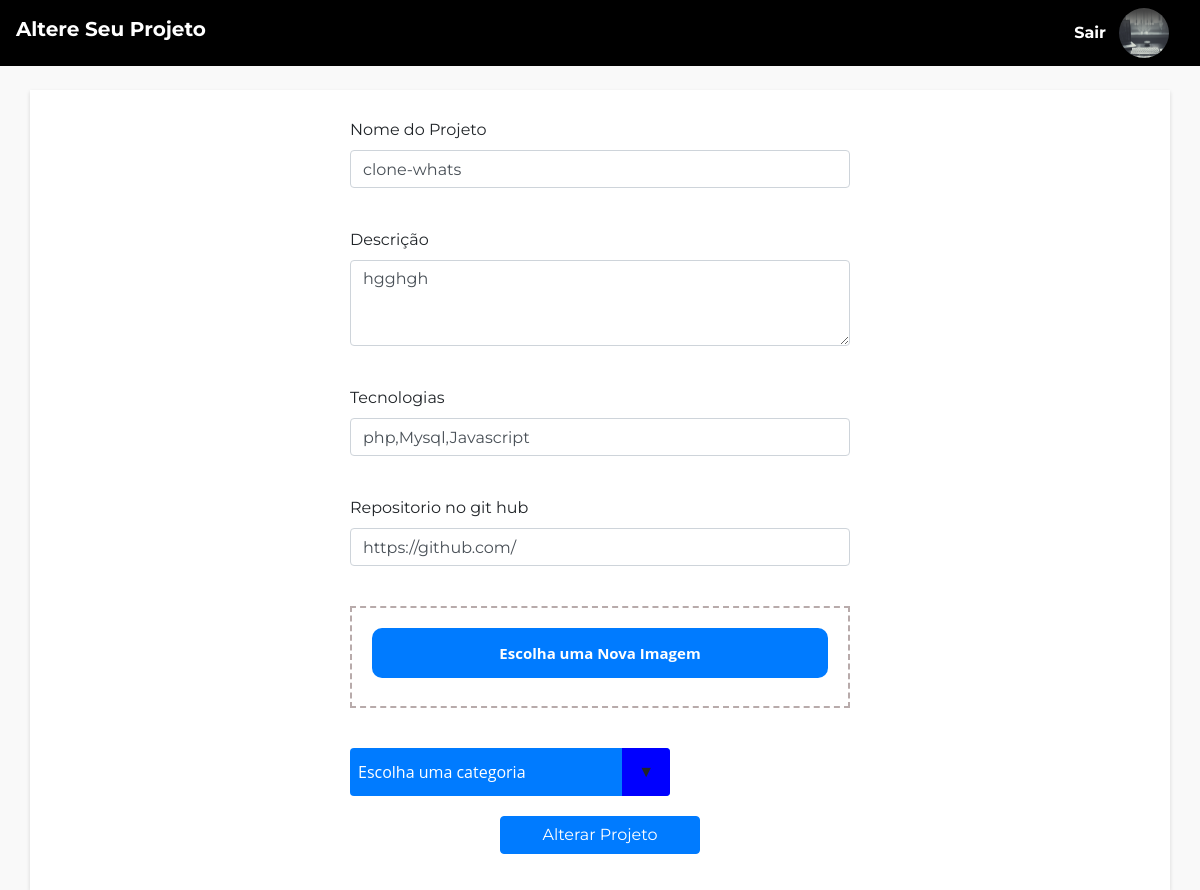
The page /user/alterar.php?id_projeto=61 (signed in) on the database its author committed.
### tables this page shows
CREATE TABLE IF NOT EXISTS `usuario` (
  `id` int(11) NOT NULL AUTO_INCREMENT,
  `nome` varchar(255) NOT NULL,
  `email` varchar(255) NOT NULL,
  `senha` varchar(255) NOT NULL,
  `whatsapp` varchar(255) NOT NULL,
  `quanti_projetos` int(11) DEFAULT NULL,
  `img_profile` varchar(40) DEFAULT NULL,
  PRIMARY KEY (`id`)
);

CREATE TABLE IF NOT EXISTS `projeto` (
  `id_projeto` int(11) NOT NULL AUTO_INCREMENT,
  `nome_projeto` varchar(255) NOT NULL,
  `descricao` varchar(255) NOT NULL,
  `tecnologias` varchar(255) NOT NULL,
  `git_url` varchar(255) NOT NULL,
  `img_url` varchar(255) NOT NULL,
  `id_usuario` int(11) DEFAULT NULL,
  `likes` int(11) DEFAULT NULL,
  `categoria` varchar(255) DEFAULT NULL,
  PRIMARY KEY (`id_projeto`),
  KEY `id_usuario` (`id_usuario`)
);

### user/alterar.php (the view, shortened to what this page needs)
<?php
    include('../config/db.php');
    $id = $_SESSION['usuario'];
    $sql = "select nome,whatsapp,img_profile from usuario where id = '$id'";
    $resposta =  mysqli_query($connection,$sql);
    $usuario = mysqli_fetch_array($resposta);
    $img_endereco = $usuario['img_profile'];
    $id_projeto = $_GET['id_projeto'];
    $sql_alterar = "select * from projeto where id_projeto = '$id_projeto'";
    $res =  mysqli_query($connection,$sql_alterar);
    $projeto = mysqli_fetch_array($res);
    ?>
    <html lang="en">
<head>
    <link rel="stylesheet" href="https://stackpath.bootstrapcdn.com/bootstrap/4.5.0/css/bootstrap.min.css">
    <link href="https://stackpath.bootstrapcdn.com/font-awesome/4.7.0/css/font-awesome.min.css" rel="stylesheet">
    <link rel="stylesheet" href="https://use.fontawesome.com/releases/v5.3.1/css/all.css">
    <link rel="stylesheet" href="../css/criar_projeto.css">
</head>
<body>
    <nav class="navbar navbar-expand-lg navbar-light bg-light">
        <h1 class="navbar-brand user-name" href="#">
           Altere seu Projeto
        </h1>
        <div class="collapse navbar-collapse" id="navbarNav">
            <div class="container nav">
                <ul class="navbar-nav ">
                    <li class="nav-item">
                        <a class="nav-link" href="logout.php">Sair </a>
                    </li>
                </ul>
                <img class="img_profile" src=<?php echo "../user/imagens_perfil/$img_endereco"  ?> alt="">
                </div>
            </div>
        </nav>
        <div class="container-fluid">
            <div class="container principal mt-4">
                  <form class="form-projeto" name="Form1" action="alterar.act.php?id_projeto=<?php echo $id_projeto ?>"  method="POST" enctype="multipart/form-data">
                    <div class="form-group">
                        <label for="nome-projeto">Nome do Projeto</label>
                        <input type="text" class="form-control" id="nome-projeto" name="nome-projeto"  value="<?php echo $projeto['nome_projeto'] ?>">
                    </div>
                    <div class="form-group">
                        <label for="descricao"  >Descrição</label>
                        <textarea class="form-control" id="descricao" name="descricao"   rows="3"><?php echo $projeto['descricao'] ?></textarea>
                    </div>
                    <div class="form-group">
                        <label for="tecnologias">Tecnologias</label>
                        <input type="text" class="form-control" id="tecnologias"  value="<?php echo $projeto['tecnologias'] ?>" name="tecnologias" >
                    </div>
                    <div class="form-group">
                        <label for="git-url">Repositorio no git hub</label>
                        <input type="text" class="form-control"  value="<?php echo $projeto['git_url'] ?>" id="git-url" name="git-url" >
                    </div>
                    <div class="form-input">
                        <label for="file-ip-1">Escolha uma Nova Imagem</label>
                    </div>
                    <div class="select">
                    <select name="format" id="format">
                        <option selected disabled>Escolha uma categoria </option>
                    </select>
                    </div>
                    <button id="criar-projeto"  name="criar-projeto" class="btn btn-primary btn-block">Alterar Projeto</button>
                  </form>
            </div>
        </div>
</body>
</html>

### css/criar_projeto.css (style rules this page uses)
* { margin: 0px; padding: 0px; box-sizing: border-box; }
body { font-family: 'Montserrat', sans-serif; background-color: #f9f9f9; }
.bg-light { background-color: black!important; }
.navbar-light .navbar-nav .nav-link { color:white; font-weight:bold ; font-size: 16px; line-height: 18px; margin-left: 5px; }
.container.nav { display: flex; justify-content: flex-end; width: 100%; }
.navbar-light .navbar-brand { color: white; }
.navbar-brand.user-name { color:white; text-transform: capitalize; font-weight: bold; }
.img_profile { height: 50px; width: 50px; border-radius: 100px; margin-left: 5px; }
.container.principal { background-color: red; height: 100vh; display: flex; justify-content: center; box-shadow: 0 2px 4px rgba(25, 25, 25, 0.15); background-color: white; }
.form-projeto { width: 500px; margin-top: 28px; }
.form-group { margin-bottom: 40px; }
.btn { transition: background-color 2s; width: 200px; margin:0 auto; margin-top: 20px; }
.form-input { width:500px; padding:20px; background:#fff; border:2px dashed rgb(184, 171, 171); margin:0 auto; }
.form-input label { display:block; width:100%; height:50px; line-height:50px; text-align:center; background:#007BFF; color:#fff; font-size:15px; font-family:"Open Sans",sans-serif; font-weight: bold; border-radius:10px; cursor:pointer; }
#descricao { max-height: 100px; }
select { -webkit-appearance:none; -moz-appearance:none; -ms-appearance:none; appearance:none; outline:0; box-shadow:none; border:0!important; background: #007BFF; background-image: none; flex: 1; padding: 0 .5em; color:#fff; cursor:pointer; font-size: 1em; font-family: 'Open Sans', sans-serif; }
.select { position: relative; display: flex; width: 20em; height: 3em; line-height: 3; background: black; overflow: hidden; border-radius: .25em; margin-top: 40px; }
.select::after { content: '\25BC'; position: absolute; top: 0; right: 0; padding: 0 1em; background: blue; cursor:pointer; pointer-events:none; transition:.25s all ease; }

### rows shown on the page
usuario: img_profile (picture)
projeto: nome-projeto "clone-whats", descricao "hgghgh", tecnologias "php,Mysql,Javascript", git-url "https://github.com/"
